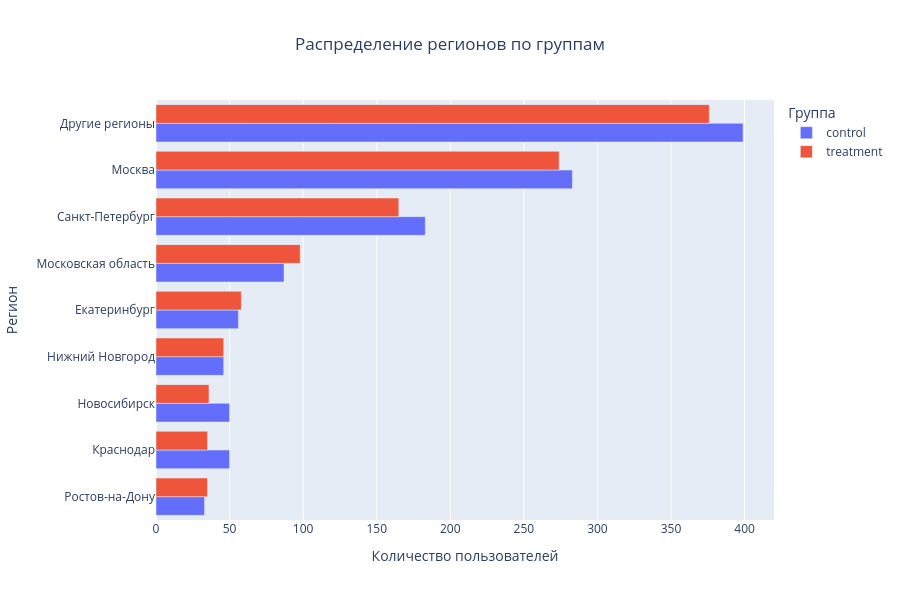

Notebook code cell kept with this figure:
### Code cell
# Визуализируем сплитование по регионам
regions_df = users_ab.groupby(['region', 'group'], as_index=False, observed=True)['user_id'].count()
fig = px.bar(regions_df,
             y='region',
             x='user_id',
             color='group',
             title='Распределение регионов по группам',
             labels={'region': 'Регион', 'user_id': 'Пользователи', 'group': 'Группа'},
             barmode='group',
             orientation='h')

#fig.update_traces(texttemplate='%{text:.1%}', textposition='inside')
fig.update_layout(title_x=0.5, height=600, xaxis_title='Количество пользователей', yaxis={'categoryorder':'total ascending'})

fig.show()

### Figure 1 — Plotly figure (JSON) as saved in the notebook; plotly's stock layout.template omitted (floating-point values rounded to 4 significant figures)
{"data": [{"alignmentgroup": "True", "hovertemplate": "Группа=control<br>Пользователи=%{x}<br>Регион=%{y}<extra></extra>", "legendgroup": "control", "marker": {"color": "#636efa", "pattern": {"shape": ""}}, "name": "control", "offsetgroup": "control", "orientation": "h", "showlegend": true, "textposition": "auto", "type": "bar", "x": [399, 56, 50, 283, 87, 46, 50, 33, 183], "xaxis": "x", "y": ["Другие регионы", "Екатеринбург", "Краснодар", "Москва", "Московская область", "Нижний Новгород", "Новосибирск", "Ростов-на-Дону", "Санкт-Петербург"], "yaxis": "y"}, {"alignmentgroup": "True", "hovertemplate": "Группа=treatment<br>Пользователи=%{x}<br>Регион=%{y}<extra></extra>", "legendgroup": "treatment", "marker": {"color": "#EF553B", "pattern": {"shape": ""}}, "name": "treatment", "offsetgroup": "treatment", "orientation": "h", "showlegend": true, "textposition": "auto", "type": "bar", "x": [376, 58, 35, 274, 98, 46, 36, 35, 165], "xaxis": "x", "y": ["Другие регионы", "Екатеринбург", "Краснодар", "Москва", "Московская область", "Нижний Новгород", "Новосибирск", "Ростов-на-Дону", "Санкт-Петербург"], "yaxis": "y"}], "layout": {"barmode": "group", "height": 600, "legend": {"title": {"text": "Группа"}, "tracegroupgap": 0}, "title": {"text": "Распределение регионов по группам", "x": 0.5}, "xaxis": {"anchor": "y", "domain": [0, 1], "title": {"text": "Количество пользователей"}}, "yaxis": {"anchor": "x", "categoryorder": "total ascending", "domain": [0, 1], "title": {"text": "Регион"}}}}
